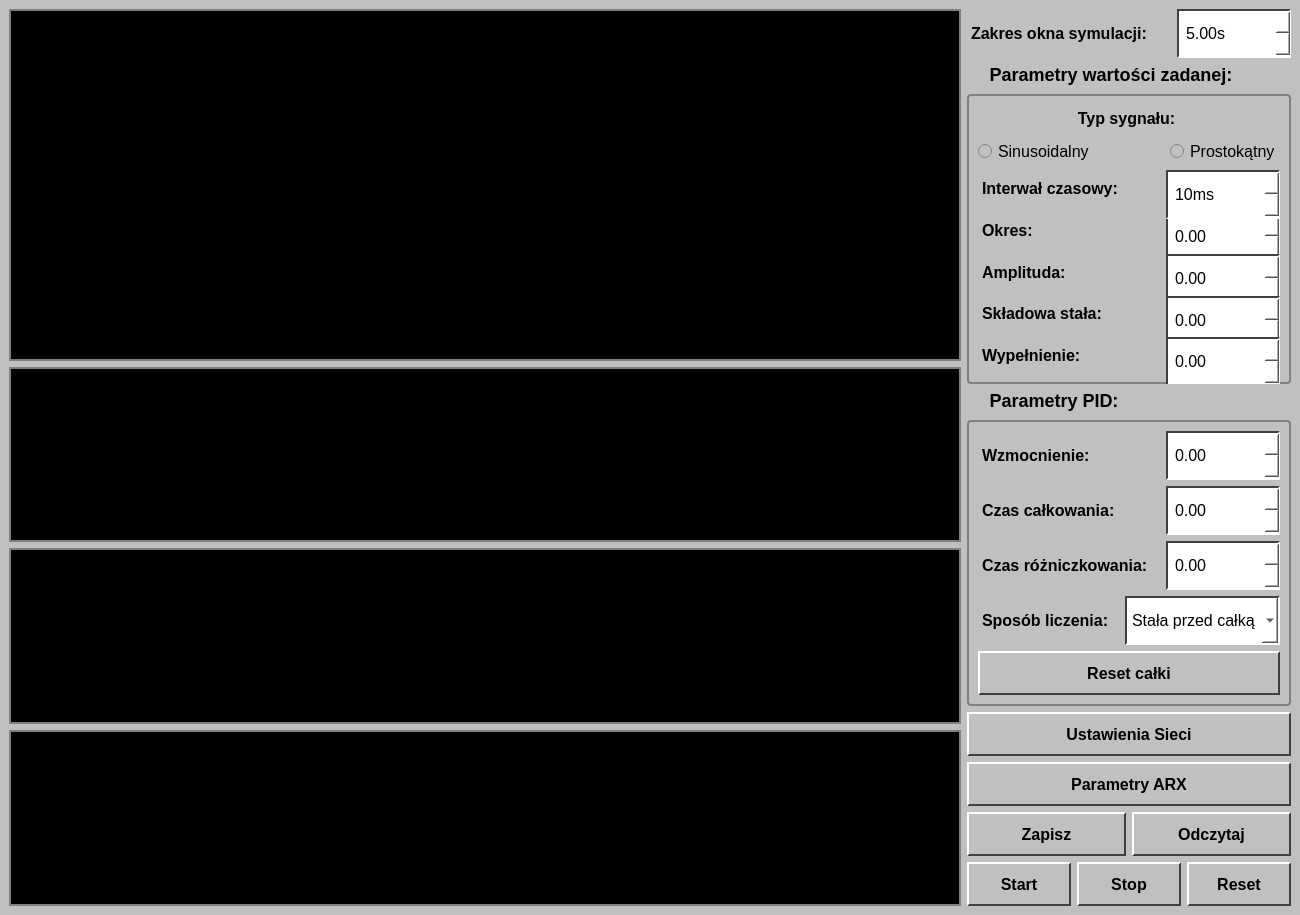
<?xml version="1.0" encoding="UTF-8"?>
<ui version="4.0">
 <class>MainWindow</class>
 <widget class="QMainWindow" name="MainWindow">
  <property name="geometry">
   <rect>
    <x>0</x>
    <y>0</y>
    <width>1300</width>
    <height>915</height>
   </rect>
  </property>
  <property name="minimumSize">
   <size>
    <width>1300</width>
    <height>915</height>
   </size>
  </property>
  <property name="windowTitle">
   <string>Symulator UAR</string>
  </property>
  <property name="windowIcon">
   <iconset resource="zasoby.qrc">
    <normaloff>:/new/prefix1/ikonaProjekt.png</normaloff>:/new/prefix1/ikonaProjekt.png</iconset>
  </property>
  <property name="styleSheet">
   <string notr="true">/* TŁO I OGÓLNA CZCIONKA */
QWidget {
    background-color: #c0c0c0;
    color: black;
    font-family: &quot;MS Sans Serif&quot;, Arial;
    font-size: 16px; 
}

/* POLA LICZBOWE - WYSOKIE I WYRAŹNE */
QDoubleSpinBox, QSpinBox, QComboBox {
    background-color: white;
    border: 2px solid #404040;
    border-bottom-color: #ffffff;
    border-right-color: #ffffff;
    min-height: 35px; /* To robi robotę! Pola będą wysokie */
    padding: 5px;     /* Oddech dla tekstu w środku */
}

/* PRZYCISKI - MASYWNE */
QPushButton {
    background-color: #c0c0c0;
    border: 2px solid #ffffff;
    border-bottom-color: #404040;
    border-right-color: #404040;
    min-height: 40px; /* Wysokie przyciski */
    font-weight: bold;
    font-size: 16px;
}
QPushButton:pressed {
    border: 2px solid #404040;
    border-bottom-color: #ffffff;
    border-right-color: #ffffff;
    background-color: #b0b0b0;
}

/* LABELES (ETYKIETY) */
QLabel {
    font-weight: bold; /* Żeby napisy &quot;Okres:&quot; itp. były grube */
    padding-right: 5px;
}

/* GROUPBOX - GRUBY TYTUŁ */
QGroupBox {
    border: 2px solid #808080;
    border-radius: 4px;
    margin-top: 30px; /* Więcej miejsca na tytuł */
    font-size: 18px;  /* Tytuł grupy większy niż reszta */
    font-weight: bold;
}
QGroupBox::title {
    subcontrol-origin: margin;
    left: 15px;
    padding: 0 5px;
}

/* WYKRESY */
#wykres1, #wykres2, #wykres3, #wykres4 {
    background-color: black;
    border: 2px solid #808080;
}</string>
  </property>
  <widget class="QWidget" name="centralwidget">
   <layout class="QHBoxLayout" name="horizontalLayout_2">
    <item>
     <layout class="QHBoxLayout" name="horizontalLayout" stretch="4,0">
      <item>
       <layout class="QVBoxLayout" name="verticalLayout" stretch="2,1,1,1">
        <item>
         <widget class="QFrame" name="wykres1">
          <property name="frameShape">
           <enum>QFrame::StyledPanel</enum>
          </property>
          <property name="frameShadow">
           <enum>QFrame::Raised</enum>
          </property>
         </widget>
        </item>
        <item>
         <widget class="QFrame" name="wykres2">
          <property name="frameShape">
           <enum>QFrame::StyledPanel</enum>
          </property>
          <property name="frameShadow">
           <enum>QFrame::Raised</enum>
          </property>
         </widget>
        </item>
        <item>
         <widget class="QFrame" name="wykres3">
          <property name="frameShape">
           <enum>QFrame::StyledPanel</enum>
          </property>
          <property name="frameShadow">
           <enum>QFrame::Raised</enum>
          </property>
         </widget>
        </item>
        <item>
         <widget class="QFrame" name="wykres4">
          <property name="frameShape">
           <enum>QFrame::StyledPanel</enum>
          </property>
          <property name="frameShadow">
           <enum>QFrame::Raised</enum>
          </property>
         </widget>
        </item>
       </layout>
      </item>
      <item>
       <layout class="QVBoxLayout" name="verticalLayout_2" stretch="0,1,1,0,0,0">
        <item>
         <layout class="QHBoxLayout" name="horizontalLayout_12">
          <item>
           <widget class="QLabel" name="label_11">
            <property name="text">
             <string>Zakres okna symulacji:</string>
            </property>
           </widget>
          </item>
          <item>
           <widget class="QDoubleSpinBox" name="zakresOknaSpinBox">
            <property name="maximumSize">
             <size>
              <width>114</width>
              <height>16777215</height>
             </size>
            </property>
            <property name="suffix">
             <string>s</string>
            </property>
            <property name="minimum">
             <double>5.000000000000000</double>
            </property>
            <property name="maximum">
             <double>50.000000000000000</double>
            </property>
            <property name="singleStep">
             <double>5.000000000000000</double>
            </property>
           </widget>
          </item>
         </layout>
        </item>
        <item>
         <widget class="QGroupBox" name="groupBox_GENERATOR">
          <property name="sizePolicy">
           <sizepolicy hsizetype="Minimum" vsizetype="Preferred">
            <horstretch>0</horstretch>
            <verstretch>0</verstretch>
           </sizepolicy>
          </property>
          <property name="title">
           <string>Parametry wartości zadanej:</string>
          </property>
          <property name="alignment">
           <set>Qt::AlignJustify|Qt::AlignTop</set>
          </property>
          <layout class="QGridLayout" name="gridLayout">
           <item row="5" column="0">
            <layout class="QHBoxLayout" name="horizontalLayout_5">
             <item>
              <widget class="QLabel" name="label_2">
               <property name="text">
                <string>Okres: </string>
               </property>
              </widget>
             </item>
             <item>
              <widget class="QDoubleSpinBox" name="okresSpinBox">
               <property name="sizePolicy">
                <sizepolicy hsizetype="Minimum" vsizetype="Fixed">
                 <horstretch>0</horstretch>
                 <verstretch>0</verstretch>
                </sizepolicy>
               </property>
               <property name="minimumSize">
                <size>
                 <width>114</width>
                 <height>49</height>
                </size>
               </property>
               <property name="maximumSize">
                <size>
                 <width>114</width>
                 <height>16777215</height>
                </size>
               </property>
               <property name="maximum">
                <double>100.000000000000000</double>
               </property>
              </widget>
             </item>
            </layout>
           </item>
           <item row="7" column="0">
            <layout class="QHBoxLayout" name="horizontalLayout_4">
             <item>
              <widget class="QLabel" name="label_3">
               <property name="text">
                <string>Amplituda: </string>
               </property>
              </widget>
             </item>
             <item>
              <widget class="QDoubleSpinBox" name="amplitudaSpinBox">
               <property name="minimumSize">
                <size>
                 <width>114</width>
                 <height>49</height>
                </size>
               </property>
               <property name="maximumSize">
                <size>
                 <width>114</width>
                 <height>16777215</height>
                </size>
               </property>
               <property name="maximum">
                <double>100.000000000000000</double>
               </property>
              </widget>
             </item>
            </layout>
           </item>
           <item row="9" column="0">
            <layout class="QHBoxLayout" name="horizontalLayout_8">
             <item>
              <widget class="QLabel" name="label_5">
               <property name="text">
                <string>Składowa stała:</string>
               </property>
              </widget>
             </item>
             <item>
              <widget class="QDoubleSpinBox" name="offsetSpinBox">
               <property name="sizePolicy">
                <sizepolicy hsizetype="Minimum" vsizetype="Fixed">
                 <horstretch>0</horstretch>
                 <verstretch>0</verstretch>
                </sizepolicy>
               </property>
               <property name="minimumSize">
                <size>
                 <width>114</width>
                 <height>49</height>
                </size>
               </property>
               <property name="maximumSize">
                <size>
                 <width>114</width>
                 <height>16777215</height>
                </size>
               </property>
               <property name="minimum">
                <double>-100.000000000000000</double>
               </property>
               <property name="maximum">
                <double>100.000000000000000</double>
               </property>
              </widget>
             </item>
            </layout>
           </item>
           <item row="11" column="0">
            <layout class="QHBoxLayout" name="horizontalLayout_13">
             <item>
              <widget class="QLabel" name="label_10">
               <property name="text">
                <string>Wypełnienie: </string>
               </property>
              </widget>
             </item>
             <item>
              <widget class="QDoubleSpinBox" name="wypelnienieSpinBox">
               <property name="sizePolicy">
                <sizepolicy hsizetype="Minimum" vsizetype="Fixed">
                 <horstretch>0</horstretch>
                 <verstretch>0</verstretch>
                </sizepolicy>
               </property>
               <property name="minimumSize">
                <size>
                 <width>114</width>
                 <height>49</height>
                </size>
               </property>
               <property name="maximumSize">
                <size>
                 <width>114</width>
                 <height>16777215</height>
                </size>
               </property>
               <property name="minimum">
                <double>0.000000000000000</double>
               </property>
               <property name="maximum">
                <double>1.000000000000000</double>
               </property>
               <property name="singleStep">
                <double>0.100000000000000</double>
               </property>
              </widget>
             </item>
            </layout>
           </item>
           <item row="1" column="0">
            <widget class="QLabel" name="label_4">
             <property name="text">
              <string>Typ sygnału:</string>
             </property>
             <property name="alignment">
              <set>Qt::AlignHCenter|Qt::AlignTop</set>
             </property>
            </widget>
           </item>
           <item row="2" column="0">
            <layout class="QHBoxLayout" name="horizontalLayout_7">
             <item>
              <widget class="QRadioButton" name="radioButton_Sinusoidalny">
               <property name="text">
                <string>Sinusoidalny</string>
               </property>
              </widget>
             </item>
             <item>
              <spacer name="horizontalSpacer">
               <property name="orientation">
                <enum>Qt::Horizontal</enum>
               </property>
               <property name="sizeHint" stdset="0">
                <size>
                 <width>40</width>
                 <height>20</height>
                </size>
               </property>
              </spacer>
             </item>
             <item>
              <widget class="QRadioButton" name="radioButton_Prostokatny">
               <property name="text">
                <string>Prostokątny</string>
               </property>
              </widget>
             </item>
            </layout>
           </item>
           <item row="3" column="0">
            <layout class="QHBoxLayout" name="horizontalLayout_6">
             <item>
              <widget class="QLabel" name="label">
               <property name="text">
                <string>Interwał czasowy:</string>
               </property>
              </widget>
             </item>
             <item>
              <widget class="QDoubleSpinBox" name="wartoscZadanaSpinBox">
               <property name="sizePolicy">
                <sizepolicy hsizetype="Minimum" vsizetype="Fixed">
                 <horstretch>0</horstretch>
                 <verstretch>0</verstretch>
                </sizepolicy>
               </property>
               <property name="minimumSize">
                <size>
                 <width>114</width>
                 <height>49</height>
                </size>
               </property>
               <property name="maximumSize">
                <size>
                 <width>114</width>
                 <height>16777215</height>
                </size>
               </property>
               <property name="suffix">
                <string>ms</string>
               </property>
               <property name="decimals">
                <number>0</number>
               </property>
               <property name="minimum">
                <double>10.000000000000000</double>
               </property>
               <property name="maximum">
                <double>500.000000000000000</double>
               </property>
               <property name="singleStep">
                <double>10.000000000000000</double>
               </property>
              </widget>
             </item>
            </layout>
           </item>
          </layout>
         </widget>
        </item>
        <item>
         <widget class="QGroupBox" name="groupBox_PID">
          <property name="title">
           <string>Parametry PID:</string>
          </property>
          <property name="alignment">
           <set>Qt::AlignJustify|Qt::AlignTop</set>
          </property>
          <layout class="QVBoxLayout" name="verticalLayout_4">
           <item>
            <spacer name="verticalSpacer">
             <property name="orientation">
              <enum>Qt::Vertical</enum>
             </property>
             <property name="sizeHint" stdset="0">
              <size>
               <width>20</width>
               <height>40</height>
              </size>
             </property>
            </spacer>
           </item>
           <item>
            <layout class="QHBoxLayout" name="horizontalLayout_9">
             <item>
              <widget class="QLabel" name="label_6">
               <property name="text">
                <string>Wzmocnienie:      </string>
               </property>
              </widget>
             </item>
             <item>
              <widget class="QDoubleSpinBox" name="wzmocnienieSpinBox">
               <property name="sizePolicy">
                <sizepolicy hsizetype="Minimum" vsizetype="Fixed">
                 <horstretch>0</horstretch>
                 <verstretch>0</verstretch>
                </sizepolicy>
               </property>
               <property name="minimumSize">
                <size>
                 <width>114</width>
                 <height>49</height>
                </size>
               </property>
               <property name="maximumSize">
                <size>
                 <width>114</width>
                 <height>16777215</height>
                </size>
               </property>
               <property name="maximum">
                <double>100.000000000000000</double>
               </property>
               <property name="singleStep">
                <double>0.100000000000000</double>
               </property>
              </widget>
             </item>
            </layout>
           </item>
           <item>
            <spacer name="verticalSpacer_6">
             <property name="orientation">
              <enum>Qt::Vertical</enum>
             </property>
             <property name="sizeHint" stdset="0">
              <size>
               <width>20</width>
               <height>40</height>
              </size>
             </property>
            </spacer>
           </item>
           <item>
            <layout class="QHBoxLayout" name="horizontalLayout_10">
             <item>
              <widget class="QLabel" name="label_7">
               <property name="text">
                <string>Czas całkowania:</string>
               </property>
              </widget>
             </item>
             <item>
              <widget class="QDoubleSpinBox" name="czasCalkowaniaSpinBox">
               <property name="sizePolicy">
                <sizepolicy hsizetype="Minimum" vsizetype="Fixed">
                 <horstretch>0</horstretch>
                 <verstretch>0</verstretch>
                </sizepolicy>
               </property>
               <property name="minimumSize">
                <size>
                 <width>114</width>
                 <height>49</height>
                </size>
               </property>
               <property name="maximumSize">
                <size>
                 <width>114</width>
                 <height>16777215</height>
                </size>
               </property>
               <property name="maximum">
                <double>100.000000000000000</double>
               </property>
              </widget>
             </item>
            </layout>
           </item>
           <item>
            <spacer name="verticalSpacer_7">
             <property name="orientation">
              <enum>Qt::Vertical</enum>
             </property>
             <property name="sizeHint" stdset="0">
              <size>
               <width>20</width>
               <height>40</height>
              </size>
             </property>
            </spacer>
           </item>
           <item>
            <layout class="QHBoxLayout" name="horizontalLayout_11">
             <item>
              <widget class="QLabel" name="label_8">
               <property name="text">
                <string>Czas różniczkowania:</string>
               </property>
              </widget>
             </item>
             <item>
              <widget class="QDoubleSpinBox" name="czasRozniczkaSpinBox">
               <property name="sizePolicy">
                <sizepolicy hsizetype="Minimum" vsizetype="Fixed">
                 <horstretch>0</horstretch>
                 <verstretch>0</verstretch>
                </sizepolicy>
               </property>
               <property name="minimumSize">
                <size>
                 <width>114</width>
                 <height>49</height>
                </size>
               </property>
               <property name="maximumSize">
                <size>
                 <width>114</width>
                 <height>16777215</height>
                </size>
               </property>
               <property name="maximum">
                <double>100.000000000000000</double>
               </property>
               <property name="singleStep">
                <double>0.100000000000000</double>
               </property>
              </widget>
             </item>
            </layout>
           </item>
           <item>
            <spacer name="verticalSpacer_8">
             <property name="orientation">
              <enum>Qt::Vertical</enum>
             </property>
             <property name="sizeHint" stdset="0">
              <size>
               <width>20</width>
               <height>40</height>
              </size>
             </property>
            </spacer>
           </item>
           <item>
            <layout class="QHBoxLayout" name="horizontalLayout_3">
             <item>
              <widget class="QLabel" name="label_9">
               <property name="text">
                <string>Sposób liczenia:</string>
               </property>
              </widget>
             </item>
             <item>
              <widget class="QComboBox" name="sposobLiczeniacomboBox">
               <item>
                <property name="text">
                 <string>Stała przed całką</string>
                </property>
               </item>
               <item>
                <property name="text">
                 <string>Stała pod całką</string>
                </property>
               </item>
              </widget>
             </item>
            </layout>
           </item>
           <item>
            <spacer name="verticalSpacer_9">
             <property name="orientation">
              <enum>Qt::Vertical</enum>
             </property>
             <property name="sizeHint" stdset="0">
              <size>
               <width>20</width>
               <height>40</height>
              </size>
             </property>
            </spacer>
           </item>
           <item>
            <widget class="QPushButton" name="buttonCalkaReset">
             <property name="minimumSize">
              <size>
               <width>0</width>
               <height>44</height>
              </size>
             </property>
             <property name="text">
              <string>Reset całki</string>
             </property>
            </widget>
           </item>
           <item>
            <spacer name="verticalSpacer_12">
             <property name="orientation">
              <enum>Qt::Vertical</enum>
             </property>
             <property name="sizeHint" stdset="0">
              <size>
               <width>20</width>
               <height>40</height>
              </size>
             </property>
            </spacer>
           </item>
          </layout>
         </widget>
        </item>
        <item>
         <widget class="QPushButton" name="buttonSiec">
          <property name="text">
           <string>Ustawienia Sieci</string>
          </property>
         </widget>
        </item>
        <item>
         <widget class="QPushButton" name="buttonARX">
          <property name="minimumSize">
           <size>
            <width>0</width>
            <height>44</height>
           </size>
          </property>
          <property name="text">
           <string>Parametry ARX</string>
          </property>
         </widget>
        </item>
        <item>
         <layout class="QVBoxLayout" name="verticalLayout_3">
          <item>
           <layout class="QHBoxLayout" name="horizontalLayout_14">
            <item>
             <widget class="QPushButton" name="buttonZapisz">
              <property name="minimumSize">
               <size>
                <width>0</width>
                <height>44</height>
               </size>
              </property>
              <property name="text">
               <string>Zapisz</string>
              </property>
             </widget>
            </item>
            <item>
             <widget class="QPushButton" name="buttonOdczytaj">
              <property name="minimumSize">
               <size>
                <width>0</width>
                <height>44</height>
               </size>
              </property>
              <property name="text">
               <string>Odczytaj</string>
              </property>
             </widget>
            </item>
           </layout>
          </item>
          <item>
           <layout class="QHBoxLayout" name="horizontalLayout_15">
            <item>
             <widget class="QPushButton" name="buttonStart">
              <property name="minimumSize">
               <size>
                <width>0</width>
                <height>44</height>
               </size>
              </property>
              <property name="text">
               <string>Start</string>
              </property>
             </widget>
            </item>
            <item>
             <widget class="QPushButton" name="buttonStop">
              <property name="minimumSize">
               <size>
                <width>0</width>
                <height>44</height>
               </size>
              </property>
              <property name="text">
               <string>Stop</string>
              </property>
             </widget>
            </item>
            <item>
             <widget class="QPushButton" name="buttonReset">
              <property name="minimumSize">
               <size>
                <width>0</width>
                <height>44</height>
               </size>
              </property>
              <property name="text">
               <string>Reset</string>
              </property>
             </widget>
            </item>
           </layout>
          </item>
         </layout>
        </item>
       </layout>
      </item>
     </layout>
    </item>
   </layout>
  </widget>
 </widget>
 <resources>
  <include location="zasoby.qrc"/>
 </resources>
 <connections/>
</ui>
